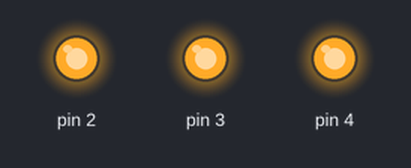
The sketch below on a simulated Arduino Uno, built with avr-gcc and run on an emulated ATmega328P. On the bench: output pins drawn as LEDs (lit = HIGH).

Above: at 0.1 s.
Timing chart, 0 to 1.6 s (numbered marks = the images above):
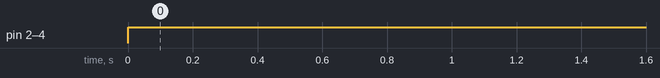

The sketch:

Ej_74hc595_v1_Arduino_1.ino
```cpp
// C++ code
//
void setup()
{
  for (short i = 2; i<=4; i++){
  	pinMode(i, OUTPUT);
  }
}

void loop()
{
  for (short i = 2; i<=4; i++){
  	digitalWrite(i, 1);
  }
}
```

Measured:
- by itself, pin 2–4: LOW → HIGH at 0.00 s
